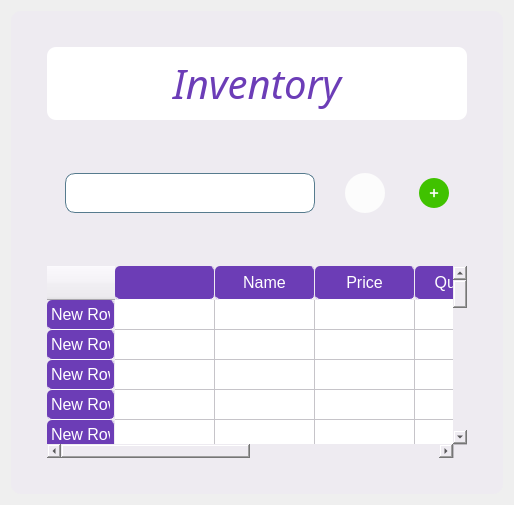
         <widget class="QWidget" name="page_17">
          <layout class="QVBoxLayout" name="verticalLayout_34">
           <item>
            <widget class="QFrame" name="frame_77">
             <property name="maximumSize">
              <size>
               <width>16777215</width>
               <height>16777215</height>
              </size>
             </property>
             <property name="styleSheet">
              <string notr="true">background-color: rgb(238, 235, 241);
border-radius:10px;</string>
             </property>
             <property name="frameShape">
              <enum>QFrame::StyledPanel</enum>
             </property>
             <property name="frameShadow">
              <enum>QFrame::Raised</enum>
             </property>
             <layout class="QVBoxLayout" name="verticalLayout_17">
              <property name="leftMargin">
               <number>6</number>
              </property>
              <property name="topMargin">
               <number>6</number>
              </property>
              <property name="rightMargin">
               <number>6</number>
              </property>
              <property name="bottomMargin">
               <number>6</number>
              </property>
              <item>
               <widget class="QFrame" name="frame_68">
                <property name="maximumSize">
                 <size>
                  <width>16777215</width>
                  <height>16777215</height>
                 </size>
                </property>
                <property name="styleSheet">
                 <string notr="true">background-color: rgb(238, 235, 241);
border-radius:10px;</string>
                </property>
                <property name="frameShape">
                 <enum>QFrame::StyledPanel</enum>
                </property>
                <property name="frameShadow">
                 <enum>QFrame::Raised</enum>
                </property>
                <layout class="QVBoxLayout" name="verticalLayout_24">
                 <property name="spacing">
                  <number>30</number>
                 </property>
                 <property name="leftMargin">
                  <number>30</number>
                 </property>
                 <property name="topMargin">
                  <number>30</number>
                 </property>
                 <property name="rightMargin">
                  <number>30</number>
                 </property>
                 <property name="bottomMargin">
                  <number>30</number>
                 </property>
                 <item>
                  <widget class="QFrame" name="frame_74">
                   <property name="maximumSize">
                    <size>
                     <width>16777215</width>
                     <height>100</height>
                    </size>
                   </property>
                   <property name="styleSheet">
                    <string notr="true">background-color: rgb(255, 255, 255);
border-radius:9px;</string>
                   </property>
                   <property name="frameShape">
                    <enum>QFrame::StyledPanel</enum>
                   </property>
                   <property name="frameShadow">
                    <enum>QFrame::Raised</enum>
                   </property>
                   <layout class="QVBoxLayout" name="verticalLayout_33">
                    <item>
                     <widget class="QLabel" name="label_83">
                      <property name="minimumSize">
                       <size>
                        <width>200</width>
                        <height>0</height>
                       </size>
                      </property>
                      <property name="font">
                       <font>
                        <family>Segoe UI Black</family>
                        <pointsize>30</pointsize>
                        <weight>50</weight>
                        <italic>true</italic>
                        <bold>false</bold>
                        <underline>false</underline>
                        <strikeout>false</strikeout>
                       </font>
                      </property>
                      <property name="styleSheet">
                       <string notr="true">color: rgb(108, 61, 183);</string>
                      </property>
                      <property name="text">
                       <string>Inventory</string>
                      </property>
                      <property name="alignment">
                       <set>Qt::AlignCenter</set>
                      </property>
                     </widget>
                    </item>
                   </layout>
                  </widget>
                 </item>
                 <item>
                  <widget class="QFrame" name="frame_31">
                   <property name="frameShape">
                    <enum>QFrame::StyledPanel</enum>
                   </property>
                   <property name="frameShadow">
                    <enum>QFrame::Raised</enum>
                   </property>
                   <layout class="QHBoxLayout" name="horizontalLayout_34">
                    <item>
                     <widget class="QFrame" name="frame_32">
                      <property name="frameShape">
                       <enum>QFrame::StyledPanel</enum>
                      </property>
                      <property name="frameShadow">
                       <enum>QFrame::Raised</enum>
                      </property>
                      <layout class="QHBoxLayout" name="horizontalLayout_35">
                       <property name="spacing">
                        <number>20</number>
                       </property>
                       <item>
                        <widget class="QLineEdit" name="lineEdit_56">
                         <property name="minimumSize">
                          <size>
                           <width>250</width>
                           <height>30</height>
                          </size>
                         </property>
                         <property name="maximumSize">
                          <size>
                           <width>376</width>
                           <height>40</height>
                          </size>
                         </property>
                         <property name="font">
                          <font>
                           <pointsize>12</pointsize>
                          </font>
                         </property>
                         <property name="styleSheet">
                          <string notr="true">border:1px solid rgb(86, 123, 142);
background-color: rgb(255, 255, 255);</string>
                         </property>
                         <property name="alignment">
                          <set>Qt::AlignLeading|Qt::AlignLeft|Qt::AlignVCenter</set>
                         </property>
                         <property name="clearButtonEnabled">
                          <bool>true</bool>
                         </property>
                        </widget>
                       </item>
                       <item>
                        <widget class="QFrame" name="frame_75">
                         <property name="minimumSize">
                          <size>
                           <width>0</width>
                           <height>50</height>
                          </size>
                         </property>
                         <property name="maximumSize">
                          <size>
                           <width>16777215</width>
                           <height>50</height>
                          </size>
                         </property>
                         <property name="styleSheet">
                          <string notr="true">background-color: rgb(238, 235, 241);</string>
                         </property>
                         <property name="frameShape">
                          <enum>QFrame::StyledPanel</enum>
                         </property>
                         <property name="frameShadow">
                          <enum>QFrame::Raised</enum>
                         </property>
                         <layout class="QHBoxLayout" name="horizontalLayout_36" stretch="0">
                          <property name="spacing">
                           <number>10</number>
                          </property>
                          <property name="leftMargin">
                           <number>10</number>
                          </property>
                          <property name="topMargin">
                           <number>5</number>
                          </property>
                          <property name="rightMargin">
                           <number>10</number>
                          </property>
                          <property name="bottomMargin">
                           <number>10</number>
                          </property>
                          <item alignment="Qt::AlignLeft">
                           <widget class="QPushButton" name="pushButton_16">
                            <property name="minimumSize">
                             <size>
                              <width>40</width>
                              <height>40</height>
                             </size>
                            </property>
                            <property name="maximumSize">
                             <size>
                              <width>40</width>
                              <height>40</height>
                             </size>
                            </property>
                            <property name="cursor">
                             <cursorShape>PointingHandCursor</cursorShape>
                            </property>
                            <property name="styleSheet">
                             <string notr="true">QPushButton{
border-radius : 20; 
background-repeat:none;
color: rgb(255, 255, 255);
background-color: rgb(252, 252, 252);
qproperty-icon:url(:/newPrefix/search.png);
qproperty-iconSize: 20px;
background-repeat:none;
}
QPushButton:hover {
	background-color: rgb(234, 234, 234);
	
}</string>
                            </property>
                            <property name="text">
                             <string/>
                            </property>
                           </widget>
                          </item>
                         </layout>
                        </widget>
                       </item>
                      </layout>
                     </widget>
                    </item>
                    <item>
                     <widget class="QFrame" name="frame_76">
                      <property name="minimumSize">
                       <size>
                        <width>0</width>
                        <height>50</height>
                       </size>
                      </property>
                      <property name="maximumSize">
                       <size>
                        <width>16777215</width>
                        <height>50</height>
                       </size>
                      </property>
                      <property name="styleSheet">
                       <string notr="true">background-color: rgb(238, 235, 241);</string>
                      </property>
                      <property name="frameShape">
                       <enum>QFrame::StyledPanel</enum>
                      </property>
                      <property name="frameShadow">
                       <enum>QFrame::Raised</enum>
                      </property>
                      <layout class="QHBoxLayout" name="horizontalLayout_20">
                       <item alignment="Qt::AlignLeft">
                        <widget class="QPushButton" name="pushButton_17">
                         <property name="minimumSize">
                          <size>
                           <width>30</width>
                           <height>0</height>
                          </size>
                         </property>
                         <property name="maximumSize">
                          <size>
                           <width>30</width>
                           <height>30</height>
                          </size>
                         </property>
                         <property name="cursor">
                          <cursorShape>PointingHandCursor</cursorShape>
                         </property>
                         <property name="styleSheet">
                          <string notr="true">QPushButton{
border-radius : 15; 

background-repeat:none;

font: 9pt &quot;MS Shell Dlg 2&quot;;
color: rgb(255, 255, 255);
background-color: rgb(64, 194, 0);
}
QPushButton:hover {
	background-color: rgb(59, 177, 0);
	
}</string>
                         </property>
                         <property name="text">
                          <string>➕</string>
                         </property>
                        </widget>
                       </item>
                      </layout>
                     </widget>
                    </item>
                   </layout>
                  </widget>
                 </item>
                 <item>
                  <widget class="QTableWidget" name="tableWidget_8">
                   <property name="maximumSize">
                    <size>
                     <width>16277721</width>
                     <height>16722271</height>
                    </size>
                   </property>
                   <property name="styleSheet">
                    <string notr="true">QHeaderView::section {
    background-color: rgb(108, 61, 182);
	height:25px;
	color: rgb(255, 255, 255);
border:none;
border-radius:5px;
padding: 4px;
    font-size: 12pt;
    border-style: none;
    border-bottom: 1px solid rgb(255, 255, 255);
    border-right: 1px solid rgb(238, 235, 241);
}
QTableWidget::item {
border: 4px;
padding: 5px;
	background-color: rgb(255, 255, 255);
}
QScrollBar
{
background :rgb(255, 255, 255);
width: 10px;
border:none;
}
QScrollBar::handle
{
background : rgb(108, 61, 183);
}
QScrollBar::handle::pressed
{
background : rgb(100, 56, 170);
}</string>
                   </property>
                   <row>
                    <property name="text">
                     <string>New Row</string>
                    </property>
                   </row>
                   <row>
                    <property name="text">
                     <string>New Row</string>
                    </property>
                   </row>
                   <row>
                    <property name="text">
                     <string>New Row</string>
                    </property>
                   </row>
                   <row>
                    <property name="text">
                     <string>New Row</string>
                    </property>
                   </row>
                   <row>
                    <property name="text">
                     <string>New Row</string>
                    </property>
                   </row>
                   <row>
                    <property name="text">
                     <string>New Row</string>
                    </property>
                   </row>
                   <row>
                    <property name="text">
                     <string>New Row</string>
                    </property>
                   </row>
                   <row>
                    <property name="text">
                     <string>New Row</string>
                    </property>
                   </row>
                   <row>
                    <property name="text">
                     <string>New Row</string>
                    </property>
                   </row>
                   <row>
                    <property name="text">
                     <string>New Row</string>
                    </property>
                   </row>
                   <row>
                    <property name="text">
                     <string>New Row</string>
                    </property>
                   </row>
                   <row>
                    <property name="text">
                     <string>New Row</string>
                    </property>
                   </row>
                   <row>
                    <property name="text">
                     <string>New Row</string>
                    </property>
                   </row>
                   <row>
                    <property name="text">
                     <string>New Row</string>
                    </property>
                   </row>
                   <row>
                    <property name="text">
                     <string>New Row</string>
                    </property>
                   </row>
                   <row>
                    <property name="text">
                     <string>New Row</string>
                    </property>
                   </row>
                   <row>
                    <property name="text">
                     <string>New Row</string>
                    </property>
                   </row>
                   <row>
                    <property name="text">
                     <string>New Row</string>
                    </property>
                   </row>
                   <row>
                    <property name="text">
                     <string>New Row</string>
                    </property>
                   </row>
                   <row>
                    <property name="text">
                     <string>New Row</string>
                    </property>
                   </row>
                   <row>
                    <property name="text">
                     <string>New Row</string>
                    </property>
                   </row>
                   <column>
                    <property name="text">
                     <string/>
                    </property>
                   </column>
                   <column>
                    <property name="text">
                     <string>Name</string>
                    </property>
                   </column>
                   <column>
                    <property name="text">
                     <string>Price</string>
                    </property>
                   </column>
                   <column>
                    <property name="text">
                     <string>Quantity</string>
                    </property>
                   </column>
                   <column>
                    <property name="text">
                     <string/>
                    </property>
                   </column>
                   <column>
                    <property name="text">
                     <string/>
                    </property>
                   </column>
                   <item row="0" column="0">
                    <property name="text">
                     <string/>
                    </property>
                   </item>
                   <item row="0" column="4">
                    <property name="text">
                     <string/>
                    </property>
                   </item>
                  </widget>
                 </item>
                </layout>
               </widget>
              </item>
             </layout>
            </widget>
           </item>
          </layout>
         </widget>
